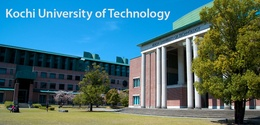
%> input picture ImageProcessing/Exp2_20221017/kut.jpg, 260 x 125 px, shrunk from 933 x 449 before the run
$ octave i1250373_kadai3.m   (GNU Octave 9; MATLAB toolbox functions it lacks are replaced by stand-ins)
%> lines starting %> are read from the running program, lines starting %| are printed output that depends on the picture
close all;
img_name = 'kut.jpg';

img = imread(img_name);
%> img is the input picture: size 125x260x3 uint8; mean R, G, B 72.9, 113.2, 117.8

%グレイスケール画像に変換
gimg = 0.3*img(:,:,1) + 0.59*img(:,:,2) + 0.11*img(:,:,3);
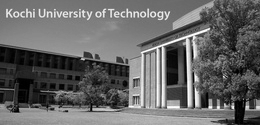
%> gimg: size 125x260 uint8; min 0, max 255, mean 101.7
[height, width] = size(gimg);
%> height = 125; width = 260
% [14 lines of commented-out code are left out]

map = zeros(256,1);
oimg = zeros(height,width);

for k=1:256
    map(k) = 180 * sin(2 * pi / 255 * k) + k;
    map(k)= uint8(map(k));
end
figure('Name','課題3_トーンマップ');
plot([0:255],map);
xlim([0 255]);
ylim([0 255]);
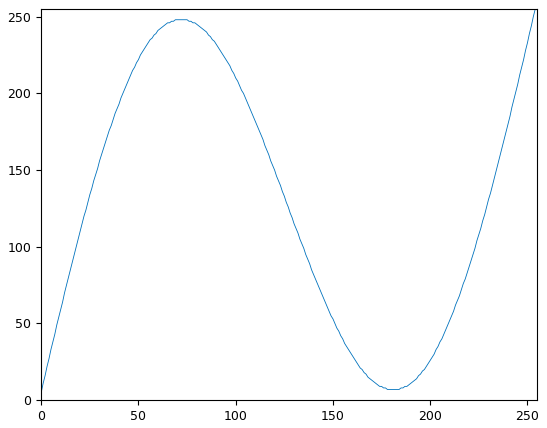
%> figure redrawn from the program's plot data; curve peaks at x = 254, y = 255

for h = 1:height
    for w = 1:width
        oimg(h,w) = map(gimg(h,w) + 1);
    end
end
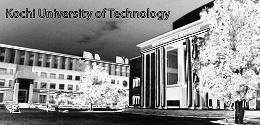
%> oimg: size 125x260 double; min 5, max 255, mean 140.1

result = uint8(oimg);
figure('Name','課題3_結果画像');
imshow(result);


count = zeros(1,256);
for k = 0:255
    for h = 1:height
        for w = 1:width
            if result(h,w) == k
                count(k+1) = count(k+1) + 1;
            end
        end
    end
end
%> after the loop, count = 256 values, max 956 at index 249, min 0 at index 1, mean 127
figure('Name','課題3_ヒストグラム');
plot([0:255], count);
xlim([0 255]);
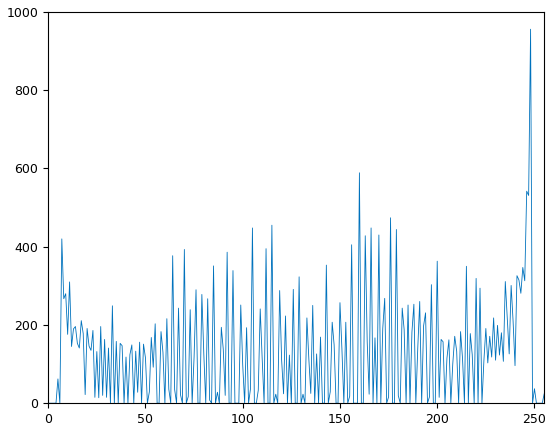
%> figure redrawn from the program's plot data; curve peaks at x = 248, y = 956
